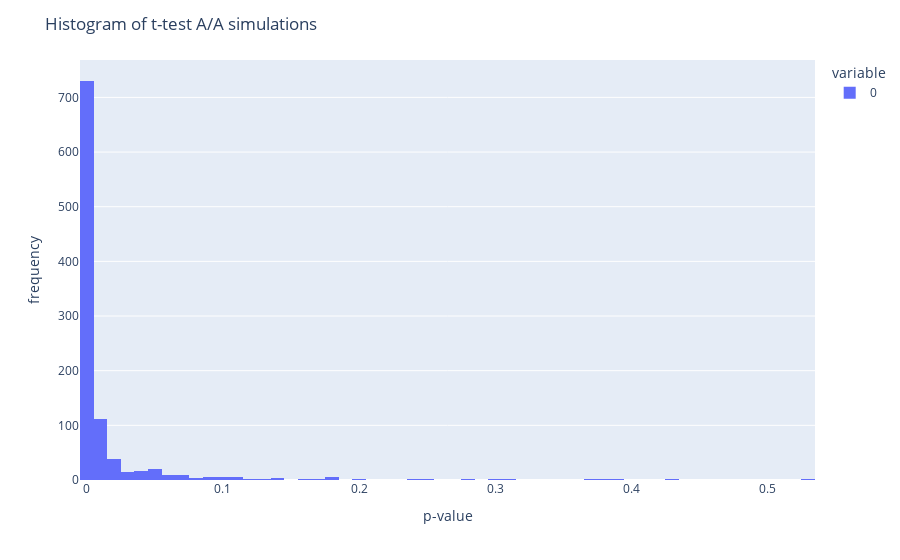

Notebook source saved alongside this figure:
### Code cell
import plotly.express as px
df = px.data.tips()
fig = px.histogram(p_value)
fig.update_layout(
    title_text='Histogram of t-test A/A simulations', # title of plot
    xaxis_title_text='p-value', # xaxis label
    yaxis_title_text='frequency', # yaxis label
)
fig.show()

### Figure 1 — Plotly figure (JSON) as saved in the notebook; plotly's stock layout.template omitted (floating-point values rounded to 4 significant figures; data arrays with more than 128 entries replaced by an {"elided": "..."} marker saying what was removed)
{"data": [{"alignmentgroup": "True", "bingroup": "x", "hovertemplate": "variable=0<br>value=%{x}<br>count=%{y}<extra></extra>", "legendgroup": "0", "marker": {"color": "#636efa", "pattern": {"shape": ""}}, "name": "0", "offsetgroup": "0", "orientation": "v", "showlegend": true, "type": "histogram", "x": {"elided": "1000 float values"}, "xaxis": "x", "yaxis": "y"}], "layout": {"barmode": "relative", "legend": {"title": {"text": "variable"}, "tracegroupgap": 0}, "margin": {"t": 60}, "title": {"text": "Histogram of t-test A/A simulations"}, "xaxis": {"anchor": "y", "domain": [0, 1], "title": {"text": "p-value"}}, "yaxis": {"anchor": "x", "domain": [0, 1], "title": {"text": "frequency"}}}}
